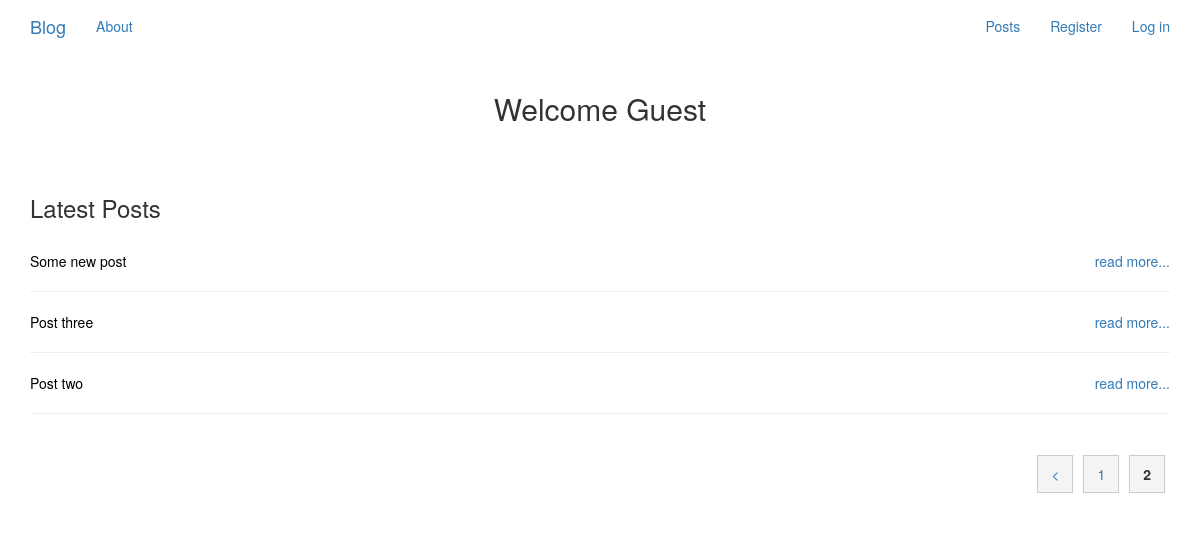
The page /posts/index/3 on the database its author committed.
### tables this page shows
CREATE TABLE `posts` (
  `id` int(11) NOT NULL,
  `title` varchar(255) NOT NULL,
  `slug` varchar(255) NOT NULL,
  `body` text NOT NULL,
  `user_id` int(11) NOT NULL,
  `created_at` timestamp NOT NULL DEFAULT current_timestamp() ON UPDATE current_timestamp()
);

### application/controllers/Posts.php (called while the page is built, shortened)
<?php
class Posts extends CI_Controller{
    public function index($offset = 0){
        if($this->session->userdata('logged_in')){
            $data['name'] = $this->user_model->get_name($this->session->userdata['user_id']);
        } else {
            $data['name'] = 'Guest';
        }
        $config['per_page'] = 3;
        $data['title'] = ucfirst('Latest Posts');
        $data['posts'] = $this->post_model->get_posts($config['per_page'], $offset);
        $this->load->view('templates/header');
        $this->load->view('posts/index',$data);
        $this->load->view('templates/footer');
    }
}

### index.php (called while the page is built, shortened)
<?php
require_once BASEPATH.'core/CodeIgniter.php';

### application/models/Post_model.php (called while the page is built, shortened)
<?php
    class Post_model extends CI_Model{
        public function get_posts($limit = false, $offset = false){
            if($limit)
            {
                $this->db->limit($limit, $offset);
            }
            $this->db->order_by('created_at', 'desc');
            $query = $this->db->get('posts');
            return $query->result_array();
        }
    }

### application/views/posts/index.php (the view)
<h2 class="text-center">Welcome <?= ucfirst($name); ?></h2><br><br>
<h3><?= $title ?></h3><br>
<?php foreach($posts as $post) : ?>
    <div class="crud">
        <a class="titlePost"><?php echo $post['title']; ?></a>
        <?php if($this->session->userdata('logged_in')){ ?>
        <a class="deleteIcon pull-right" href="<?php echo base_url() . 'posts/delete/'.$post['id'];?>">delete</a>
        <a class="editIcon pull-right" href="<?php echo base_url() . 'posts/edit/' . $post['id']; ?>">edit</a>
        <?php  } else { ?>
            <a class="readIcon pull-right" href="<?php echo base_url() . 'posts/view/' . $post['id']?>">read more...</a>
        <?php } ?>
    </div>
    <hr>
<?php endforeach; ?>
<div class="pagination-links pull-right">
    <?php echo $this->pagination->create_links(); ?>
</div>

### assets/css/style.css (style rules this page uses)
.pagination-links { margin: 30px 0; }
.pagination-links strong { padding: 8px 13px; margin: 5px; background: #f4f4f4; border: 1px #ccc solid; }
a.pagination-link { padding: 8px 13px; margin: 5px; background: #f4f4f4; border: 1px #ccc solid; }
.crud a.titlePost { color: black; text-decoration: none; }

### rows shown on the page
posts: title "Some new post"
posts: title "Post three"
posts: title "Post two"

### other values the page prints
$name "Guest"
$title "Latest Posts"
$this->pagination->create_links() "< 1 2"
